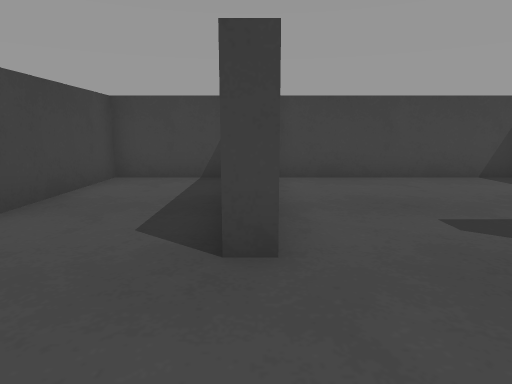
View 1 (above)

12 first-person views from a walk through a robot-simulator world made for Webots. The camera is 0.11 m above the floor, tilts 10° down and sees 75° across. The floor is counted in squares, 0.1 m on a side. Each view is taken from the middle of a square. On the plan, view 1 faces up. The plan holds only what a view shows up to about 13 squares ahead; the rest is blank. The place goes on beyond the plan. The robots in the file are not drawn. Simple shapes and patterns stand in for the simulator's stock objects.

View 2
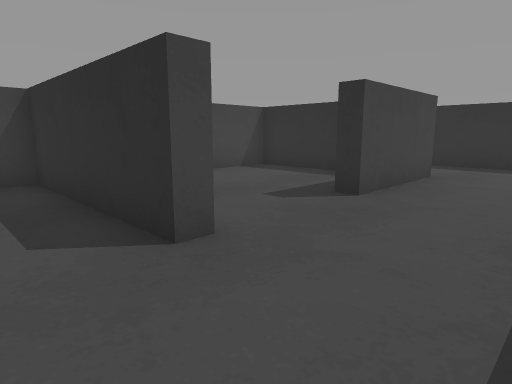

View 3
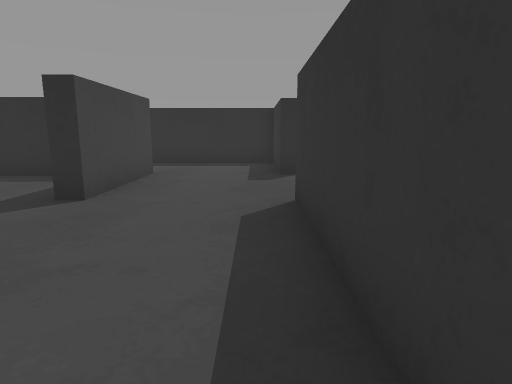

View 4
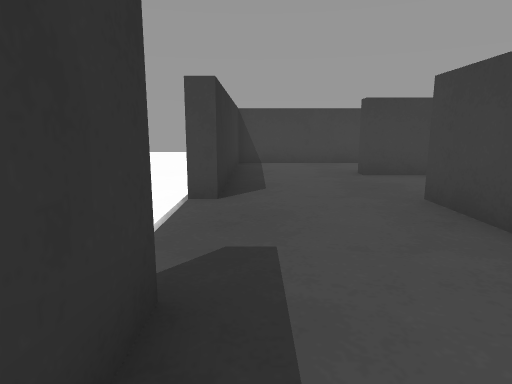

View 5
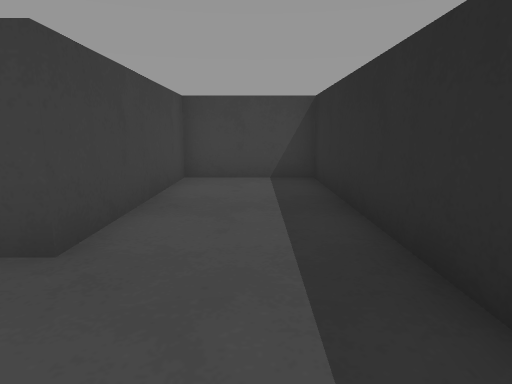

View 6
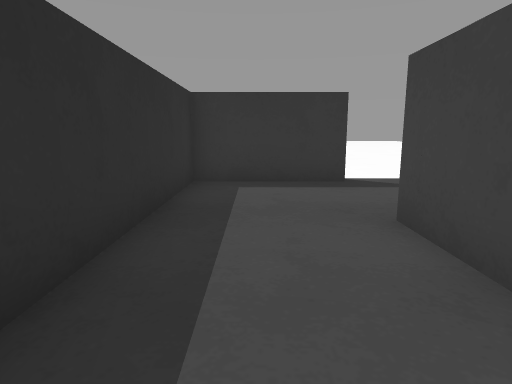

View 7
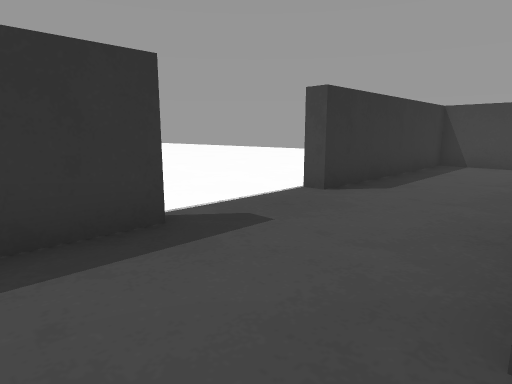

View 8
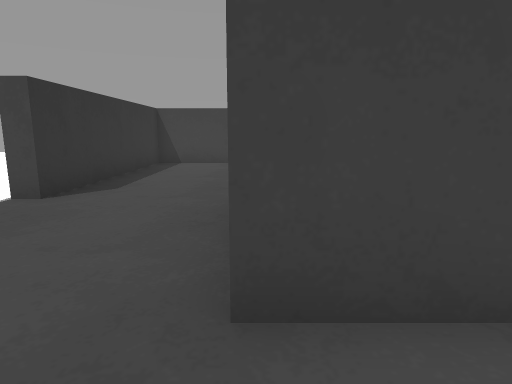

View 9
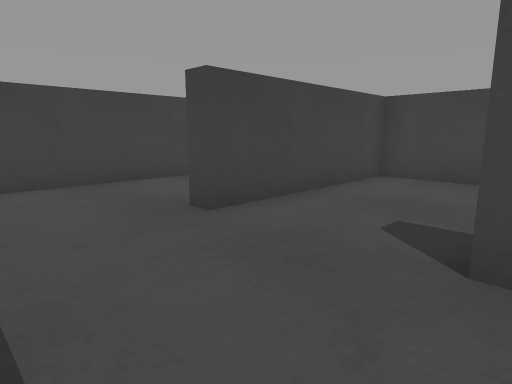

View 10
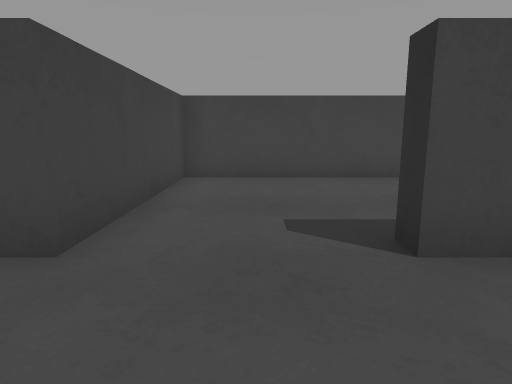

View 11
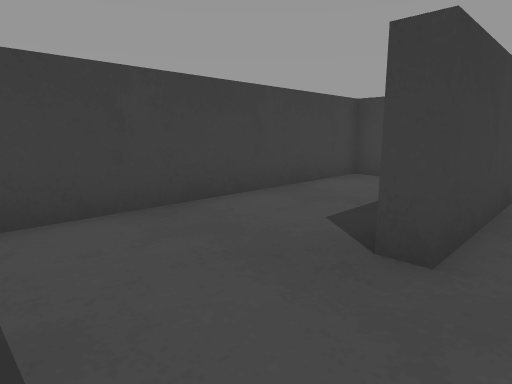

View 12
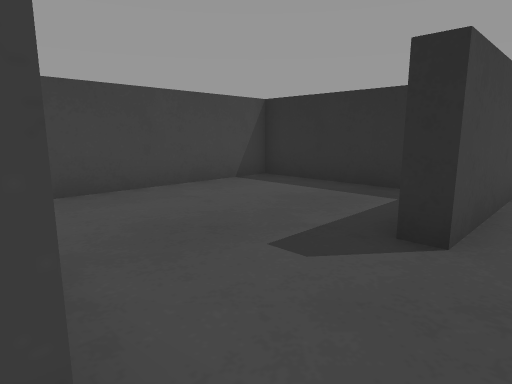

### Floor plan
Points are (right, up) in squares from view 1. A wall is a line through its corners. A room is listed if a view was taken in it or the views show most of it. See-through windows are left out.
Room 1 (views 1, 2, 3, 4, 5, 6, 7, 8, 9, 10, 11, 12)
walls: (6.7, 4.5) (6.7, 8.3) (0.2, 8.3) (0.2, 2.8) (-0.3, 2.8) (-0.3, 8.3) (-3.5, 8.3) (-3.5, -0.6) (3.4, -0.6) (3.4, -1.2); (6.9, -1.1) (6.9, -0.6) (10.5, -0.6) (10.5, 8.3) (7.2, 8.3) (7.2, 2.8) (3.5, 2.8) (3.5, 3.4)

Where each view was taken, in squares from view 1:
view 1: 0 up, 0 right, facing up
view 2: 0 up, 2 left, facing up-right
view 3: 0 up, 2 left, facing right
view 4: 0 up, 9 right, facing left
view 5: 0 up, 9 right, facing up
view 6: 7 up, 9 right, facing down
view 7: 3 up, 9 right, facing down-left
view 8: 3 up, 9 right, facing left
view 9: 0 up, 4 right, facing up-left
view 10: 0 up, 2 right, facing up
view 11: 0 up, 1 right, facing up-left
view 12: 2 up, 0 right, facing up-right
